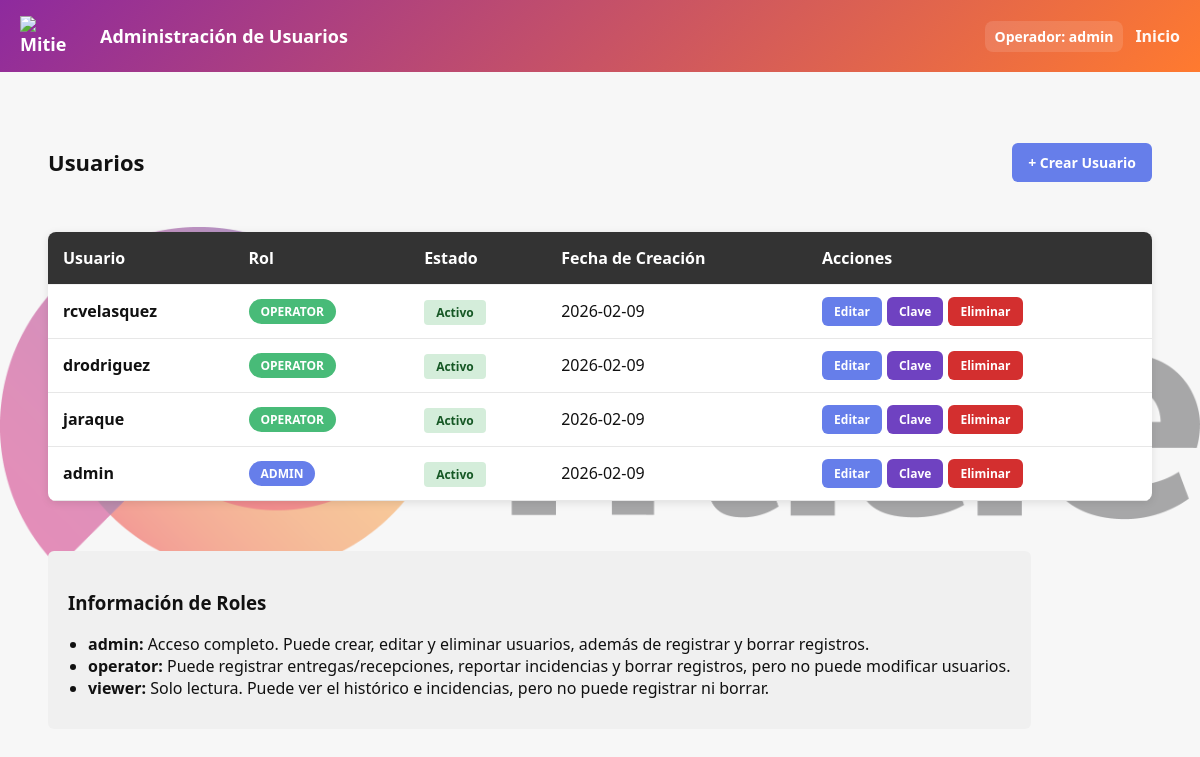
/administracion (signed in), run on the app's committed database.
### tables this page shows
CREATE TABLE usuarios (
                id INTEGER PRIMARY KEY AUTOINCREMENT,
                username TEXT UNIQUE NOT NULL,
                password TEXT NOT NULL,
                rol TEXT NOT NULL,
                activo INTEGER DEFAULT 1,
                fecha_creacion TEXT
            , notas TEXT);

### app.py (the view)
@app.route('/administracion')
@require_permission('administracion')
def administracion():
    db = get_db()
    cursor = db.cursor()
    cursor.execute('SELECT id, username, rol, activo, fecha_creacion FROM usuarios ORDER BY fecha_creacion DESC')
    usuarios = cursor.fetchall()
    return render_template('administracion.html', usuarios=usuarios, roles=ROLES_PERMISOS.keys())

### app.py (called while the page is built)
def get_db():
    db = getattr(g, '_database', None)
    if db is None:
        db = g._database = sqlite3.connect(DB_PATH)
        db.row_factory = sqlite3.Row
    return db

@login_manager.user_loader
def load_user(user_id):
    db = get_db()
    cursor = db.cursor()
    cursor.execute('SELECT id, username, rol FROM usuarios WHERE id = ? AND activo = 1', (user_id,))
    usuario = cursor.fetchone()
    if usuario:
        return User(usuario[0], usuario[1], usuario[2])
    return None

def require_permission(permiso):
    def decorator(f):
        @wraps(f)
        @login_required
        def decorated_function(*args, **kwargs):
            if not current_user.tiene_permiso(permiso):
                flash('No tienes permisos para realizar esta acción', 'error')
                return redirect(url_for('index'))
            return f(*args, **kwargs)
        return decorated_function
    return decorator

@app.teardown_appcontext
def close_connection(exception):
    db = getattr(g, '_database', None)
    if db is not None:
        db.close()

    def tiene_permiso(self, permiso):
        return permiso in ROLES_PERMISOS.get(self.rol, [])

### templates/administracion.html (shortened to what this page needs)
<!doctype html>
<html lang="es">
  <head>
    <link rel="stylesheet" href="/static/style.css">
  </head>
  <body>
    <header class="topbar">
      <h1><a href="/" style="display:inline-flex;align-items:center;text-decoration:none;color:inherit;"><img src="/static/mitie_logo.png" srcset="/static/mitie_logo@2x.png 2x" class="brand-logo" alt="Mitie" width="56" decoding="async"></a>Administración de Usuarios</h1>
      <div style="display:flex;align-items:center;gap:12px">
        {% if current_user.is_authenticated %}
          <a class="user-badge" href="/perfil">Operador: {{ current_user.username }}</a>
        {% endif %}
        <div>
          <a class="history-link" href="/">Inicio</a>
        </div>
      </div>
    </header>
    <main class="container admin-full">
      <div class="admin-header">
        <h2>Usuarios</h2>
        <a href="/usuarios/crear" id="open-create-btn" class="btn-secondary">+ Crear Usuario</a>
      </div>
      <table class="usuarios-table">
        <thead>
          <tr>
            <th>Usuario</th>
            <th>Rol</th>
            <th>Estado</th>
            <th>Fecha de Creación</th>
            <th>Acciones</th>
          </tr>
        </thead>
        <tbody>
          {% if usuarios %}
            {% for usuario in usuarios %}
              <tr>
                <td><strong>{{ usuario[1] }}</strong></td>
                <td><span class="rol-badge rol-{{ usuario[2] }}">{{ usuario[2].upper() }}</span></td>
                <td>
                  <span class="activo-badge activo-{% if usuario[3] == 1 %}si{% else %}no{% endif %}">
                    {% if usuario[3] == 1 %}Activo{% else %}Inactivo{% endif %}
                  </span>
                </td>
                <td>{{ usuario[4][:10] if usuario[4] else 'N/A' }}</td>
                <td>
                  <div class="acciones">
                    <a href="/usuarios/{{ usuario[0] }}/editar" class="btn-secondary btn-small">Editar</a>
                    <a href="/usuarios/{{ usuario[0] }}/cambiar_contrasena" class="btn-secondary btn-small" style="background:#6f42c1;">Clave</a>
                    <form method="post" action="/usuarios/{{ usuario[0] }}/eliminar" class="form-eliminar" onclick="return confirm('¿Estás seguro de que quieres eliminar este usuario?');">
                      <button type="submit" class="btn-secondary btn-small btn-danger">Eliminar</button>
                    </form>
                  </div>
                </td>
              </tr>
            {% endfor %}
          {% else %}
            <tr>
              <td colspan="5" style="text-align: center; color: #999;">No hay usuarios registrados</td>
            </tr>
          {% endif %}
        </tbody>
      </table>
      <div style="margin-top: 30px; padding: 20px; background: #f0f0f0; border-radius: 6px;">
        <h3>Información de Roles</h3>
        <ul style="margin: 10px 0; padding-left: 20px;">
          <li><strong>admin:</strong> Acceso completo. Puede crear, editar y eliminar usuarios, además de registrar y borrar registros.</li>
          <li><strong>operator:</strong> Puede registrar entregas/recepciones, reportar incidencias y borrar registros, pero no puede modificar usuarios.</li>
          <li><strong>viewer:</strong> Solo lectura. Puede ver el histórico e incidencias, pero no puede registrar ni borrar.</li>
        </ul>
      </div>
    </main>
  </body>
</html>

### static/style.css (style rules this page uses)
:root { --brand-orange: #ff7a2f; --brand-magenta: #8e2a9e; --brand-gradient: linear-gradient(135deg,var(--brand-magenta),var(--brand-orange)); --brand-dark: #3b1f3f; --brand-text: #4b4b4b; --accent: var(--brand-orange); --muted: #f7f7f7; --text: #111; }
* { box-sizing:border-box;font-family:Segoe UI, Roboto, Arial, sans-serif }
body { margin:0;background:var(--muted);color:var(--text) }
.topbar { background:var(--brand-gradient);padding:16px 20px;display:flex;align-items:center;justify-content:space-between;color:#fff }
.topbar h1 { margin:0;font-size:18px;display:flex;align-items:center;gap:12px }
.brand-logo { width:56px;height:auto;display:inline-block;vertical-align:middle;margin-right:12px }
.history-link { color:rgba(255,255,255,0.95);text-decoration:none;font-weight:600 }
.container { display:flex;flex-direction:column;align-content:space-between;justify-content:center;align-items:flex-start;gap:20px;padding:24px;width:100%;margin:0;max-width:none;height:calc(100vh - 72px);box-sizing:border-box }
.btn-secondary { background: #667eea; color: white; padding: 10px 16px; border: none; border-radius: 6px; text-decoration: none; cursor: pointer; display: inline-block; font-size: 14px; font-weight: 600; transition: background 0.3s; }
.btn-small { padding: 6px 12px !important; font-size: 12px !important; }
.btn-danger { background: #d32f2f !important; color: white !important; }
table { width:100%;border-collapse:collapse;background:#fff;border-radius:8px;overflow:hidden }
th,td { padding:10px;text-align:left;border-bottom:1px solid #f1f1f1 }
thead th { background:var(--accent) }
.topbar { position: relative; z-index: 1200; }
main.container { position: relative; z-index: 2; }
.user-badge { margin-left:16px;padding:6px 10px;background:rgba(255,255,255,0.12);color:#fff;border-radius:8px;font-weight:700;font-size:14px;text-decoration:none;display:inline-block;cursor:pointer }
.header-actions, .admin-header { display: flex; align-items: center; gap: 12px; width: 100%; flex-wrap: nowrap; margin-bottom: 20px; }

### templates/administracion.html (style rules this page uses)
.admin-header { display: flex; justify-content: space-between; align-items: center; margin-bottom: 30px; }
.admin-header h2 { margin: 0; }
.usuarios-table { width: 100%; border-collapse: collapse; background: white; border-radius: 8px; overflow: hidden; box-shadow: 0 2px 8px rgba(0,0,0,0.1); }
.usuarios-table th { background: #333; color: white; padding: 15px; text-align: left; font-weight: bold; }
.usuarios-table td { padding: 12px 15px; border-bottom: 1px solid #e7e7e7; }
.rol-badge { display: inline-block; padding: 4px 12px; border-radius: 20px; font-size: 12px; font-weight: bold; color: white; }
.rol-admin { background: #667eea; }
.rol-operator { background: #48bb78; }
.activo-badge { padding: 4px 12px; border-radius: 4px; font-size: 12px; font-weight: bold; }
.activo-si { background: #d4edda; color: #155724; }
.acciones { display: flex; gap: 5px; }
.form-eliminar { display: inline; }
.admin-full { max-width: none; width: 100%; margin: 0; padding: 24px 48px; }
.admin-full .admin-header { gap: 16px; }
.admin-full .usuarios-table { width: 100%; }
.admin-full .admin-header h2 { font-size: 22px; }

### data on the page
usuarios: username "admin", rol "ADMIN", activo "Activo", fecha_creacion "2026-02-09"
usuarios: username "rcvelasquez", rol "OPERATOR", activo "Activo", fecha_creacion "2026-02-09"
usuarios: username "drodriguez", rol "OPERATOR", activo "Activo", fecha_creacion "2026-02-09"
usuarios: username "jaraque", rol "OPERATOR", activo "Activo", fecha_creacion "2026-02-09"
